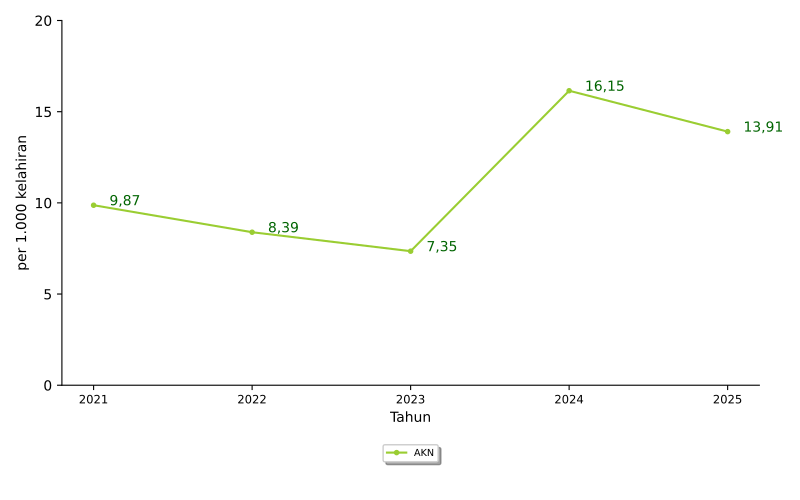

This chart was generated by the following Python code:
import numpy as np
import matplotlib.pyplot as plt
import pandas
from textwrap import wrap
from matplotlib.ticker import FuncFormatter
import locale
# locale.setlocale(locale.LC_ALL, 'id_ID.UTF8')
locale.setlocale(locale.LC_ALL, 'Indonesian_indonesia.1252')

import sys, os, inspect
currentdir = os.path.dirname(os.path.abspath(inspect.getfile(inspect.currentframe())))
parentdir = os.path.dirname(currentdir)
sys.path.insert(0, parentdir)

berkasData = currentdir +'\\bab_05_09_dataPlotNeonatal.csv'
berkasSimpan = currentdir +'\\bab_05_09_plotNeonatal.pdf'
# judulDiagram = 'Jumlah Kematian Neonatal\nTahun 2021'
sumbuX = 'Tahun'
sumbuY = 'per 1.000 kelahiran'
tickerSumbuY = np.arange(0,21,5)

# read data file
colnames = ['tahun','aknLP']
data = pandas.read_csv(berkasData, names=colnames, sep=';')
tahun = data.tahun.tolist()
dataLP = data.aknLP.tolist()
 
# setting up x locations for the groups and width of the bars
ind = np.arange(len(tahun))
width = 0.25

# make plots
fig, ax = plt.subplots()
garis1 = ax.plot(ind, dataLP, marker='.', color='yellowgreen', label='AKN')

# add some text for labels, title and axes ticks
# ax.set_title(judulDiagram)
# yticks can be set to auto
ax.set_yticks(tickerSumbuY) 
ax.set_ylabel(sumbuY)
ax.yaxis.set_major_formatter(FuncFormatter(lambda y, pos: '{:n}'.format(y)))

ax.set_xticks(ind)
ax.set_xticklabels(list(tahun), fontsize='small', ha='center')
ax.set_xlabel(sumbuX)

ax.spines['top'].set_visible(False)
ax.spines['right'].set_visible(False)

box = ax.get_position()
ax.set_position([box.x0, box.y0 + box.height * 0.1, box.width, box.height * 0.9])
ax.legend(fontsize='x-small', loc='upper center', bbox_to_anchor=(0.5, -0.15), fancybox=True, shadow=True, ncol=3)

# make labels for plots
for i, txt in enumerate(dataLP):
		ax.annotate(locale.format_string("%.2f", txt), xy=(ind[i]+0.1,dataLP[i]),  color='darkgreen')

# finishing
pyrfig = plt.figure(1)
pyrfig.set_figwidth(8)
pyrfig.set_figheight(5)
# tight_layout to make consistent size
# adjust subplot to make room for legend
fig.subplots_adjust(bottom=-0.15)
plt.tight_layout()
plt.savefig(berkasSimpan)
plt.close(pyrfig)
# plt.show()
